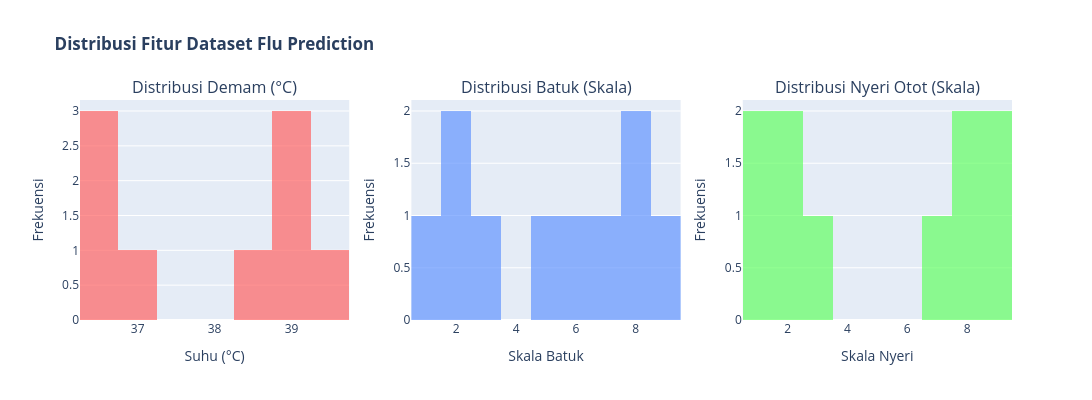

This figure's notebook cell:
### Markdown cell above
### Distribusi Fitur Menggunakan Subplot Plotly

### Code cell
import plotly.subplots as sp
import plotly.graph_objects as go

# Menggunakan dataset asli (df) untuk visualisasi distribusi
# Membuat subplot dengan 1 baris dan 3 kolom untuk 3 fitur
fig = sp.make_subplots(
    rows=1, cols=3,
    subplot_titles=('Distribusi Demam (°C)', 'Distribusi Batuk (Skala)', 'Distribusi Nyeri Otot (Skala)'),
    specs=[[{'type': 'histogram'}, {'type': 'histogram'}, {'type': 'histogram'}]]
)

# Menambahkan histogram untuk Demam
fig.add_trace(
    go.Histogram(
        x=df['Demam'].dropna(),  # Menghapus NaN values
        name='Demam',
        marker_color='rgba(255, 100, 100, 0.7)',
        nbinsx=10,
        showlegend=False
    ),
    row=1, col=1
)

# Menambahkan histogram untuk Batuk
fig.add_trace(
    go.Histogram(
        x=df['Batuk'],
        name='Batuk',
        marker_color='rgba(100, 150, 255, 0.7)',
        nbinsx=10,
        showlegend=False
    ),
    row=1, col=2
)

# Menambahkan histogram untuk Nyeri Otot
fig.add_trace(
    go.Histogram(
        x=df['Nyeri_Otot'],
        name='Nyeri Otot',
        marker_color='rgba(100, 255, 100, 0.7)',
        nbinsx=10,
        showlegend=False
    ),
    row=1, col=3
)

# Update layout dengan title dan ukuran
fig.update_layout(
    title_text='<b>Distribusi Fitur Dataset Flu Prediction</b>',
    height=400,
    width=1200,
    showlegend=False
)

# Update x-axis dan y-axis labels
fig.update_xaxes(title_text='Suhu (°C)', row=1, col=1)
fig.update_xaxes(title_text='Skala Batuk', row=1, col=2)
fig.update_xaxes(title_text='Skala Nyeri', row=1, col=3)

fig.update_yaxes(title_text='Frekuensi', row=1, col=1)
fig.update_yaxes(title_text='Frekuensi', row=1, col=2)
fig.update_yaxes(title_text='Frekuensi', row=1, col=3)

fig.show()

# Menampilkan statistik deskriptif
print("\n=== STATISTIK DESKRIPTIF FITUR ===\n")
print(df[['Demam', 'Batuk', 'Nyeri_Otot']].describe())

### Figure 1 — Plotly figure (JSON) as saved in the notebook; plotly's stock layout.template omitted (floating-point values rounded to 4 significant figures)
{"data": [{"marker": {"color": "rgba(255, 100, 100, 0.7)"}, "name": "Demam", "nbinsx": 10, "showlegend": false, "type": "histogram", "x": [36.5, 39.2, 36.8, 38.5, 36.6, 39.0, 38.8, 36.7, 39.5], "xaxis": "x", "yaxis": "y"}, {"marker": {"color": "rgba(100, 150, 255, 0.7)"}, "name": "Batuk", "nbinsx": 10, "showlegend": false, "type": "histogram", "x": [2, 8, 3, 7, 1, 9, 6, 2, 5, 8], "xaxis": "x2", "yaxis": "y2"}, {"marker": {"color": "rgba(100, 255, 100, 0.7)"}, "name": "Nyeri Otot", "nbinsx": 10, "showlegend": false, "type": "histogram", "x": [1, 9, 2, 7, 1, 8, 8, 2, 3, 9], "xaxis": "x3", "yaxis": "y3"}], "layout": {"annotations": [{"font": {"size": 16}, "showarrow": false, "text": "Distribusi Demam (°C)", "x": 0.1444, "xanchor": "center", "xref": "paper", "y": 1, "yanchor": "bottom", "yref": "paper"}, {"font": {"size": 16}, "showarrow": false, "text": "Distribusi Batuk (Skala)", "x": 0.5, "xanchor": "center", "xref": "paper", "y": 1, "yanchor": "bottom", "yref": "paper"}, {"font": {"size": 16}, "showarrow": false, "text": "Distribusi Nyeri Otot (Skala)", "x": 0.8556, "xanchor": "center", "xref": "paper", "y": 1, "yanchor": "bottom", "yref": "paper"}], "height": 400, "showlegend": false, "title": {"text": "<b>Distribusi Fitur Dataset Flu Prediction</b>"}, "width": 1200, "xaxis": {"anchor": "y", "domain": [0, 0.2889], "title": {"text": "Suhu (°C)"}}, "xaxis2": {"anchor": "y2", "domain": [0.3556, 0.6444], "title": {"text": "Skala Batuk"}}, "xaxis3": {"anchor": "y3", "domain": [0.7111, 1], "title": {"text": "Skala Nyeri"}}, "yaxis": {"anchor": "x", "domain": [0, 1], "title": {"text": "Frekuensi"}}, "yaxis2": {"anchor": "x2", "domain": [0, 1], "title": {"text": "Frekuensi"}}, "yaxis3": {"anchor": "x3", "domain": [0, 1], "title": {"text": "Frekuensi"}}}}
